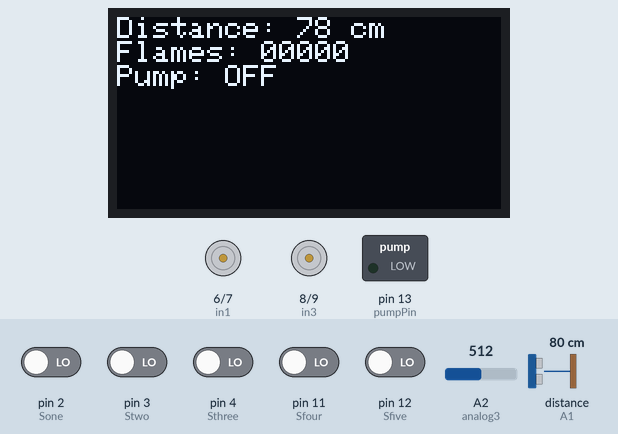
Simulated run of this sketch. Board: Arduino Uno, built with avr-gcc and run on an emulated ATmega328P. Parts: 128×64 one-colour display, motor-driver pin pairs drawn as motors (green arrow = first pin HIGH = forward, orange = second pin HIGH = backward, longer = more drive, scaled by the enable pin), switched loads named in the sketch (green lamp = pin HIGH). Wiring (inferred from the names in the program): ultrasonic range finder: trigger A0; echo A1. The inputs (shaded band) are chosen by the test bench; at power-on: pin 2 (Sone), pin 3 (Stwo), pin 4 (Sthree), pin 11 (Sfour), pin 12 (Sfive) LOW, distance to the obstacle (sensor on A1) 80 cm, A2 (analog3) = 512. The echo pulse lasts 58.3 µs per cm; pins used as bus, display or sensor lines are not drawn; what the sketch prints to the serial monitor is not drawn.

Above: at 5.6 s.
5.7 s: pin 2 (Sone) driven HIGH
At 6.8 s:
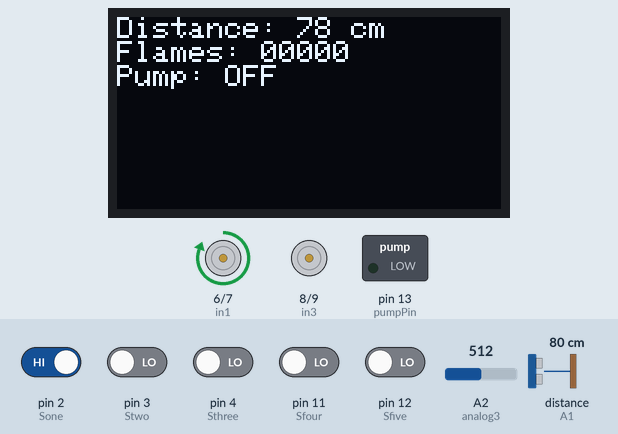
7.2 s: distance to the obstacle (sensor on A1) set to 34 cm
At 10.17 s:
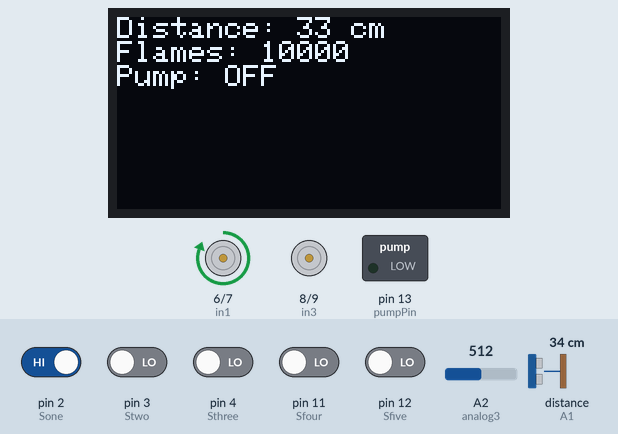
10.2 s: distance to the obstacle (sensor on A1) set to 28 cm
At 10.8 s:
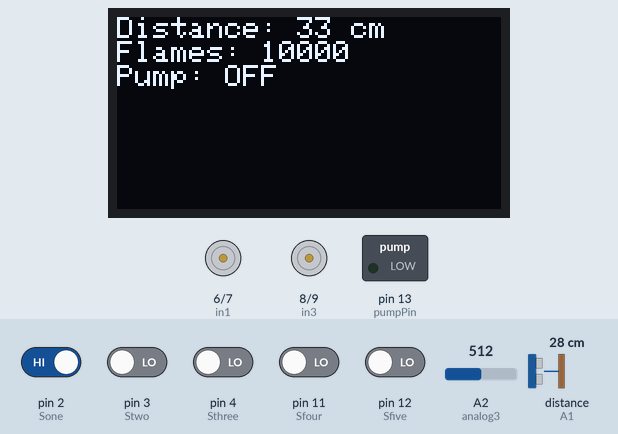
11.7 s: distance to the obstacle (sensor on A1) set to 13 cm
13.2 s: distance to the obstacle (sensor on A1) set to 10 cm
At 15.9 s:
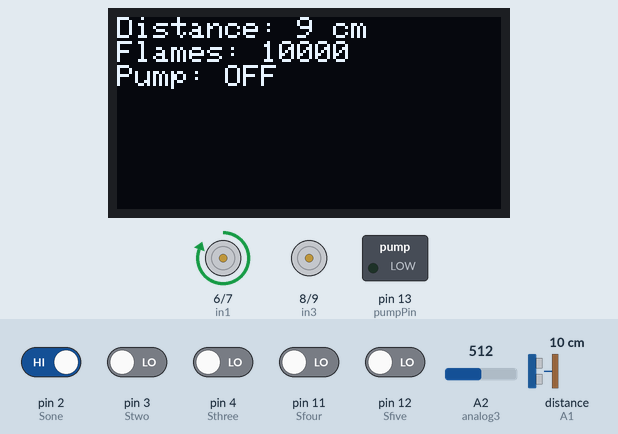
16.2 s: pin 4 (Sthree) driven HIGH
At 16.9 s:
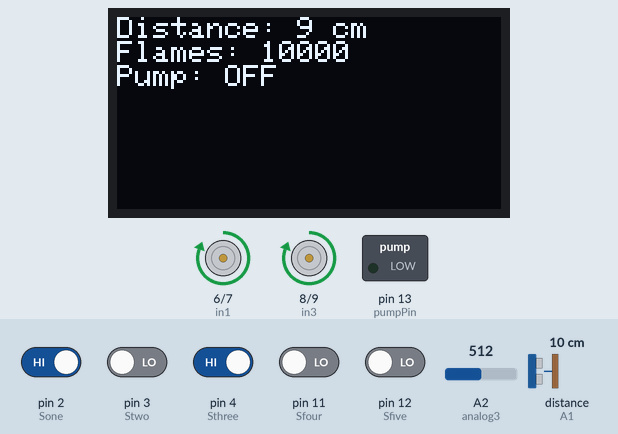
Timing chart, 0 to 19.2 s (numbered marks = the images above; inputs shaded):
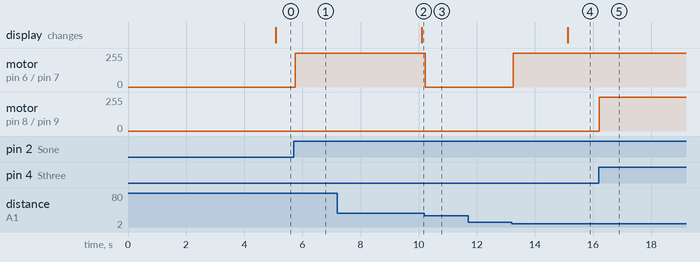

The sketch:

TU_project.ino
```cpp
#include <Wire.h>
#include <Adafruit_GFX.h>
#include <Adafruit_SSD1306.h>
#define Sone 2
#define Stwo 3
#define Sthree 4
#define Sfour 11
#define Sfive 12
#define SCREEN_WIDTH 128
#define SCREEN_HEIGHT 64
Adafruit_SSD1306 display(SCREEN_WIDTH, SCREEN_HEIGHT, &Wire, -1);

const int pumpPin = 13;
const unsigned long interval = 5000;
unsigned long previousMillis = 0;

int ena = 5;
int in1 = 6;
int in2 = 7;
int in3 = 8;
int in4 = 9;
int enb = 10;
int trigPin = A0;
int echoPin = A1;

int analog3 = A2;

long duration;
int distance;

void setup() {

  pinMode(Sone, INPUT);
  pinMode(Stwo, INPUT);
  pinMode(Sthree, INPUT);
  pinMode(Sfour, INPUT);
  pinMode(Sfive, INPUT);

  pinMode(pumpPin, OUTPUT);

  pinMode(ena, OUTPUT);
  pinMode(in1, OUTPUT);
  pinMode(in2, OUTPUT);
  pinMode(enb, OUTPUT);
  pinMode(in3, OUTPUT);
  pinMode(in4, OUTPUT);

  digitalWrite(pumpPin, LOW);

  pinMode(trigPin, OUTPUT);
  pinMode(echoPin, INPUT);

  Serial.begin(9600);

  if(!display.begin(SSD1306_SWITCHCAPVCC, 0x3C)) {
    Serial.println(F("SSD1306 allocation failed"));
    for(;;);
  }
  display.clearDisplay();
  display.setTextSize(1);
  display.setTextColor(SSD1306_WHITE);
  display.setCursor(0,0);
  display.println("Starting...");
  display.display();
  delay(1000);
}

void loop() {
  unsigned long currentMillis = millis();

  bool value1 = digitalRead(Sone);
  bool value2 = digitalRead(Stwo);
  bool value3 = digitalRead(Sthree);
  bool value4 = digitalRead(Sfour);
  bool value5 = digitalRead(Sfive);
  int analogvalue3 = analogRead(analog3);
  Serial.println(analogvalue3);

  digitalWrite(trigPin, LOW);
  delayMicroseconds(2);
  digitalWrite(trigPin, HIGH);
  delayMicroseconds(10);
  digitalWrite(trigPin, LOW);
  duration = pulseIn(echoPin, HIGH, 30000);
  if (duration == 0) {
      distance = -1; // no reading
  } else {
      distance = duration * 0.034 / 2;
      //Serial.println(distance);
  }

  display.clearDisplay();
  display.setCursor(0,0);
  display.print("Distance: ");
  display.print(distance);
  display.println(" cm");
  display.print("Flames: ");
  display.print(digitalRead(Sone));
  display.print(digitalRead(Stwo));
  display.print(digitalRead(Sthree));
  display.print(digitalRead(Sfour));
  display.println(digitalRead(Sfive));
  display.print("Pump: ");
  if(digitalRead(pumpPin) == HIGH) {
    display.println("ON");
  } else {
    display.println("OFF");
  }
  if (currentMillis - previousMillis >= interval) {
    previousMillis = currentMillis;
    display.display();
    Serial.println("Timer triggered!");
  }

  /*Serial.print(value1);
  Serial.print(" ");
  Serial.print(value2);
  Serial.print(" ");
  Serial.print(value3);
  Serial.print(" ");
  Serial.print(value4);
  Serial.print(" ");
  Serial.println(value5);*/

  //bool fireDetected = value1 || value2 || value3 || value4 || value5;
  if (value3 && analogvalue3 > 900) {
      digitalWrite(pumpPin, HIGH);
  } else {
      digitalWrite(pumpPin, LOW);
  }
  if (distance < 30 && distance > 10) {
    Serial.println("stopping!");
    Serial.println(distance);
    digitalWrite(in1, LOW);
    digitalWrite(in2, LOW);
    digitalWrite(in3, LOW);
    digitalWrite(in4, LOW);
    digitalWrite(pumpPin, LOW);
  }
  else if (analogvalue3 < 950 && value3 == HIGH) {  // Fire ahead
      Serial.println("Fire ahead");
      digitalWrite(in1,HIGH);
      digitalWrite(in2,LOW);
      analogWrite(ena,255);
      digitalWrite(in3,HIGH);
      digitalWrite(in4,LOW);
      analogWrite(enb,255);
  }
  else if (value3 == HIGH && value2 == HIGH && value4 == HIGH) {
      Serial.println("Fire ahead");
      digitalWrite(in1,HIGH);
      digitalWrite(in2,LOW);
      analogWrite(ena,255);
      digitalWrite(in3,HIGH);
      digitalWrite(in4,LOW);
      analogWrite(enb,255);
  }
  else if (value2 == HIGH || value1 == HIGH) {  // Fire right
      Serial.println("Fire right");
      digitalWrite(in1,HIGH);
      digitalWrite(in2,LOW);
      analogWrite(ena,255);
      digitalWrite(in3,LOW);
      digitalWrite(in4,LOW);
      analogWrite(enb,0);
  }
  else if (value4 == HIGH || value5 == HIGH) {  // Fire left
      Serial.println("Fire left");
      digitalWrite(in1,LOW);
      digitalWrite(in2,LOW);
      analogWrite(ena,0);
      digitalWrite(in3,HIGH);
      digitalWrite(in4,LOW);
      analogWrite(enb,255);
  }
  else {  // No fire
      if (analogvalue3 > 960) {
        Serial.println("Too close to fire");
        //digitalWrite(pumpPin, HIGH);
      }
      else {
        Serial.println("No fire");
        //digitalWrite(pumpPin, LOW);
      }
      digitalWrite(in1,LOW);
      digitalWrite(in2,LOW);
      digitalWrite(in3,LOW);
      digitalWrite(in4,LOW);
  }
  delay(50);
}
```

Measured:
- the behaviour switches between 31 and 30 cm on distance to the obstacle (sensor on A1) (found by bisection; images 2 and 3)
- the behaviour switches between 12 and 11 cm on distance to the obstacle (sensor on A1) (found by bisection; images 3 and 4)
- after the input at 5.7 s, motor on pin 6 (in1) / pin 7 (in2): stopped → forward 255/255 after 0.05 s
- after the input at 7.2 s, the display: changes after 2.9 s (image 2)
- after the input at 10.2 s, motor on pin 6 (in1) / pin 7 (in2): forward 255/255 → stopped at once
- after the input at 11.7 s, every drawn part: stays the same
- after the input at 13.2 s, motor on pin 6 (in1) / pin 7 (in2): stopped → forward 255/255 after 0.06 s; the display: changes after 1.9 s (image 4)
- after the input at 16.2 s, motor on pin 8 (in3) / pin 9 (in4): stopped → forward 255/255 at once
